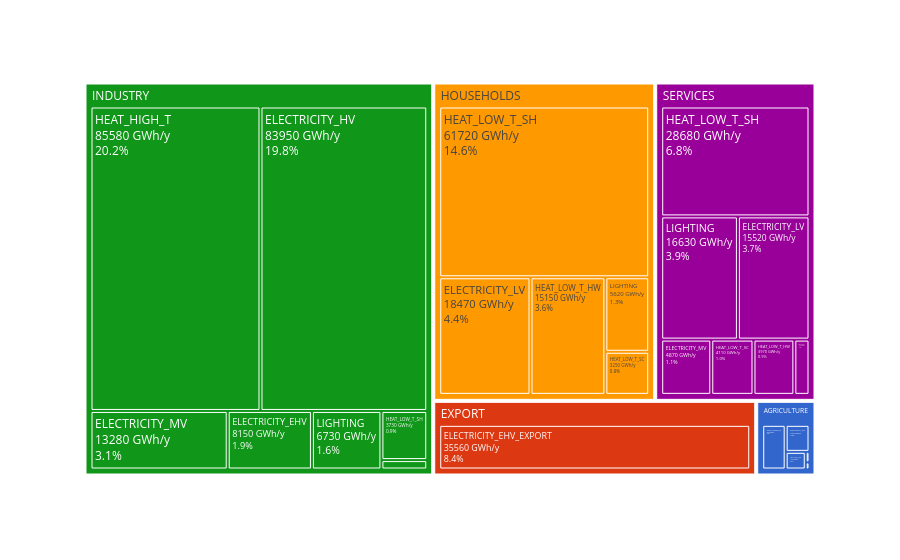

Notebook cell for this chart:
### Markdown cell above
### Final energy demand and resources used

### Code cell
plot_eud(results)

### Figure 1 — Plotly figure (JSON) as saved in the notebook; plotly's stock layout.template omitted (floating-point values rounded to 4 significant figures)
{"data": [{"branchvalues": "total", "customdata": [["(?)", "AGRICULTURE"], ["80.0", "AGRICULTURE"], ["1990.0", "AGRICULTURE"], ["1100.0", "AGRICULTURE"], ["120.0", "AGRICULTURE"], ["3240.0", "AGRICULTURE"], ["35560.0", "EXPORT"], ["35560.0", "EXPORT"], ["(?)", "HOUSEHOLDS"], ["15150.0", "HOUSEHOLDS"], ["5620.0", "HOUSEHOLDS"], ["3250.0", "HOUSEHOLDS"], ["61720.0", "HOUSEHOLDS"], ["18470.0", "HOUSEHOLDS"], ["13280.0", "INDUSTRY"], ["8150.0", "INDUSTRY"], ["3730.0", "INDUSTRY"], ["83950.0", "INDUSTRY"], ["710.0", "INDUSTRY"], ["85580.0", "INDUSTRY"], ["6730.0", "INDUSTRY"], ["(?)", "INDUSTRY"], ["16630.0", "SERVICES"], ["15520.0", "SERVICES"], ["3970.0", "SERVICES"], ["4870.0", "SERVICES"], ["(?)", "SERVICES"], ["1470.0", "SERVICES"], ["28680.0", "SERVICES"], ["4110.0", "SERVICES"]], "domain": {"x": [0.0, 1.0], "y": [0.0, 1.0]}, "hovertemplate": "labels=%{label}<br>end_uses_demand_year=%{value}<br>parent=%{parent}<br>id=%{id}<br>index1=%{customdata[1]}<extra></extra>", "ids": ["AGRICULTURE", "AGRICULTURE/LIGHTING", "AGRICULTURE/ELECTRICITY_MV", "AGRICULTURE/HEAT_LOW_T_SH", "AGRICULTURE/HEAT_LOW_T_HW", "AGRICULTURE/MOBILITY_FREIGHT_SD", "EXPORT", "EXPORT/ELECTRICITY_EHV_EXPORT", "HOUSEHOLDS", "HOUSEHOLDS/HEAT_LOW_T_HW", "HOUSEHOLDS/LIGHTING", "HOUSEHOLDS/HEAT_LOW_T_SC", "HOUSEHOLDS/HEAT_LOW_T_SH", "HOUSEHOLDS/ELECTRICITY_LV", "INDUSTRY/ELECTRICITY_MV", "INDUSTRY/ELECTRICITY_EHV", "INDUSTRY/HEAT_LOW_T_SH", "INDUSTRY/ELECTRICITY_HV", "INDUSTRY/HEAT_LOW_T_HW", "INDUSTRY/HEAT_HIGH_T", "INDUSTRY/LIGHTING", "INDUSTRY", "SERVICES/LIGHTING", "SERVICES/ELECTRICITY_LV", "SERVICES/HEAT_LOW_T_HW", "SERVICES/ELECTRICITY_MV", "SERVICES", "SERVICES/HEAT_HIGH_T", "SERVICES/HEAT_LOW_T_SH", "SERVICES/HEAT_LOW_T_SC"], "labels": ["AGRICULTURE", "LIGHTING", "ELECTRICITY_MV", "HEAT_LOW_T_SH", "HEAT_LOW_T_HW", "MOBILITY_FREIGHT_SD", "EXPORT", "ELECTRICITY_EHV_EXPORT", "HOUSEHOLDS", "HEAT_LOW_T_HW", "LIGHTING", "HEAT_LOW_T_SC", "HEAT_LOW_T_SH", "ELECTRICITY_LV", "ELECTRICITY_MV", "ELECTRICITY_EHV", "HEAT_LOW_T_SH", "ELECTRICITY_HV", "HEAT_LOW_T_HW", "HEAT_HIGH_T", "LIGHTING", "INDUSTRY", "LIGHTING", "ELECTRICITY_LV", "HEAT_LOW_T_HW", "ELECTRICITY_MV", "SERVICES", "HEAT_HIGH_T", "HEAT_LOW_T_SH", "HEAT_LOW_T_SC"], "marker": {"colors": ["#3366CC", "#3366CC", "#3366CC", "#3366CC", "#3366CC", "#3366CC", "#DC3912", "#DC3912", "#FF9900", "#FF9900", "#FF9900", "#FF9900", "#FF9900", "#FF9900", "#109618", "#109618", "#109618", "#109618", "#109618", "#109618", "#109618", "#109618", "#990099", "#990099", "#990099", "#990099", "#990099", "#990099", "#990099", "#990099"]}, "name": "", "parents": ["", "AGRICULTURE", "AGRICULTURE", "AGRICULTURE", "AGRICULTURE", "AGRICULTURE", "", "EXPORT", "", "HOUSEHOLDS", "HOUSEHOLDS", "HOUSEHOLDS", "HOUSEHOLDS", "HOUSEHOLDS", "INDUSTRY", "INDUSTRY", "INDUSTRY", "INDUSTRY", "INDUSTRY", "INDUSTRY", "INDUSTRY", "", "SERVICES", "SERVICES", "SERVICES", "SERVICES", "", "SERVICES", "SERVICES", "SERVICES"], "textinfo": "label+value", "texttemplate": "%{label}<br>%{customdata[0]:.0f} GWh/y<br>%{percentRoot:.1%}", "type": "treemap", "values": [6525.0, 82.84, 1988.0, 1096.0, 121.7, 3236.0, 35560.0, 35560.0, 104200.0, 15150.0, 5622.0, 3252.0, 61720.0, 18470.0, 13280.0, 8153.0, 3725.0, 83950.0, 712.4, 85580.0, 6727.0, 202100.0, 16630.0, 15520.0, 3973.0, 4869.0, 75260.0, 1473.0, 28680.0, 4106.0]}], "layout": {"legend": {"tracegroupgap": 0}, "margin": {"t": 60}, "treemapcolorway": ["#3366CC", "#DC3912", "#FF9900", "#109618", "#990099", "#0099C6", "#DD4477", "#66AA00", "#B82E2E", "#316395"]}}
